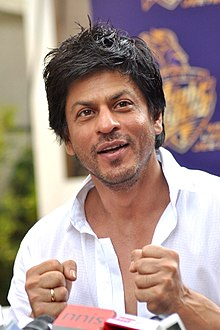
#> input picture training-data/s1/1.jpg, 220 x 330 px; its folder holds only this picture in this run
$ python FaceRecognizer.py
#> lines starting #> are read from the running program, lines starting #| are printed output that depends on the picture

import cv2

import os

import numpy as np

subjects = ["", "Shahrukh Khan", "Salman Khan"]

def detect_face(img):

    gray = cv2.cvtColor(img, cv2.COLOR_BGR2GRAY)

    face_cascade = cv2.CascadeClassifier(
        'C:\\Users\AnujPanveli\PycharmProjects\FaceRecognition\opencv-files\lbpcascade_frontalface.xml')

    faces = face_cascade.detectMultiScale(gray, scaleFactor=1.2, minNeighbors=5);

    if (len(faces) == 0):
        return None, None

    (x, y, w, h) = faces[0]


    return gray[y:y + w, x:x + h], faces[0]


def prepare_training_data(data_folder_path):

#> called with data_folder_path = 'training-data'
    dirs = os.listdir(data_folder_path)

    faces = []

    labels = []

    for dir_name in dirs:

        if not dir_name.startswith("s"):
            continue;

        label = int(dir_name.replace("s", ""))

        subject_dir_path = data_folder_path + "/" + dir_name

        subject_images_names = os.listdir(subject_dir_path)

        for image_name in subject_images_names:


            if image_name.startswith("."):
                continue;

            image_path = subject_dir_path + "/" + image_name

            image = cv2.imread(image_path)
#> image is the input picture: shape (330, 220, 3); mean B, G, R 138, 145.5, 167.6

            cv2.imshow("Training on image...", cv2.resize(image, (400, 500)))
            cv2.waitKey(100)

            face, rect = detect_face(image)
#> in detect_face, `faces = face_cascade.detectMultiScale(gray, scaleFactor=1.2, minNeighb..`: faces = [[56, 70, 98, 98]]
#> in detect_face, `(x, y, w, h) = faces[0]`: x = 56; y = 70; w = 98
#> rect = [56, 70, 98, 98]

            if face is not None:

                faces.append(face)

                labels.append(label)
#> pass 2 of the loop in prepare_training_data, `for dir_name in dirs:`:
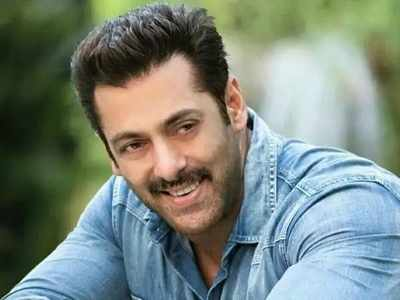
#> input picture training-data/s2/1.jpg, 400 x 300 px
#> in prepare_training_data, image is the input picture: shape (300, 400, 3); mean B, G, R 124.5, 133.5, 121.6
#> in prepare_training_data, `cv2.imshow("Training on image...", cv2.resize(image, (400, 500)))`:
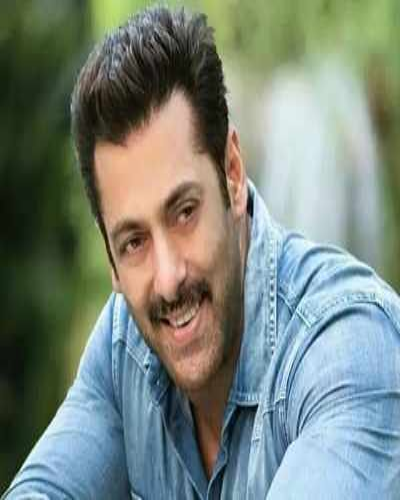
#> window 'Training on image...': shape (500, 400, 3); mean B, G, R 124.4, 133.4, 121.5
#> in detect_face (call 2), `gray = cv2.cvtColor(img, cv2.COLOR_BGR2GRAY)`:
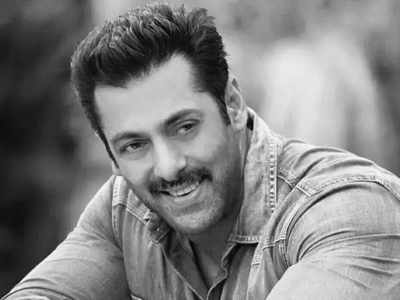
#> gray: shape (300, 400); min 1, max 252, mean 128.9
#> in detect_face (call 2), `faces = face_cascade.detectMultiScale(gray, scaleFactor=1.2, minNeighb..`: faces = ()

    cv2.destroyAllWindows()
    cv2.waitKey(1)
    cv2.destroyAllWindows()

    return faces, labels

print("Preparing data...")
faces, labels = prepare_training_data("training-data")
#> faces = 1 item; labels = [1]
print("Data prepared")

print("Total faces: ", len(faces))
#| Total faces:  1
print("Total labels: ", len(labels))
#| Total labels:  1

face_recognizer = cv2.face.LBPHFaceRecognizer_create()

face_recognizer.train(faces, np.array(labels))

def draw_rectangle(img, rect):
    (x, y, w, h) = rect
    cv2.rectangle(img, (x, y), (x + w, y + h), (0, 255, 0), 2)

def draw_text(img, text, x, y):
    cv2.putText(img, text, (x, y), cv2.FONT_HERSHEY_PLAIN, 1.5, (0, 255, 0), 2)

def predict(test_img):

    img = test_img.copy()

    face, rect = detect_face(img)

    label, confidence = face_recognizer.predict(face)

    label_text = subjects[label]

    draw_rectangle(img, rect)

    draw_text(img, label_text, rect[0], rect[1] - 5)

    return img

print("Predicting images...")

test_img1 = cv2.imread("test-data/test1.jpg")
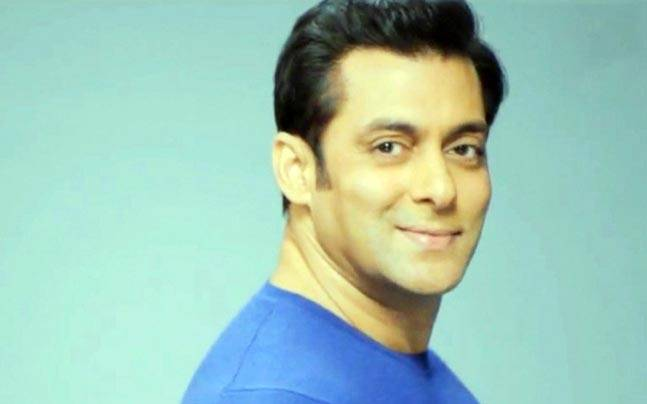
#> input picture test-data/test1.jpg, 647 x 404 px
#> test_img1 is the input picture: shape (404, 647, 3); mean B, G, R 183.5, 197.7, 157.7
test_img2 = cv2.imread("test-data/test2.jpg")
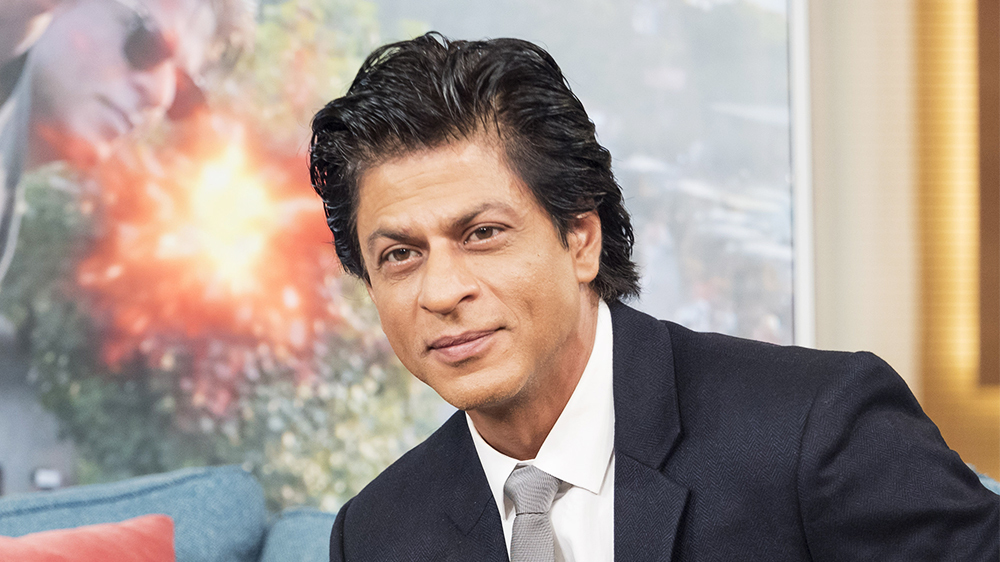
#> input picture test-data/test2.jpg, 1000 x 562 px
#> test_img2 is the input picture: shape (562, 1000, 3); mean B, G, R 138.8, 147, 162.4

predicted_img1 = predict(test_img1)
#> in detect_face (call 3), `gray = cv2.cvtColor(img, cv2.COLOR_BGR2GRAY)`:
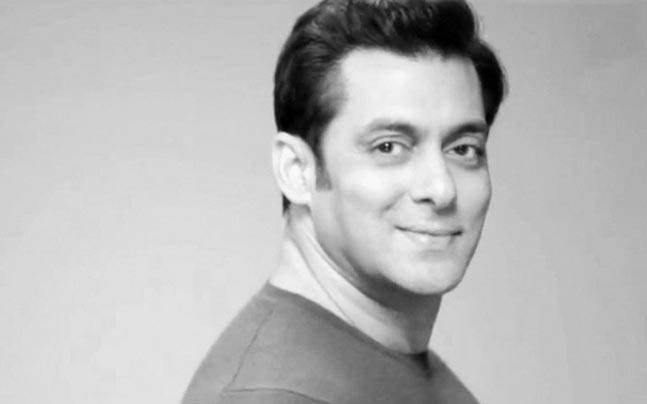
#> gray: shape (404, 647); min 0, max 250, mean 184.1
#> in detect_face (call 3), `faces = face_cascade.detectMultiScale(gray, scaleFactor=1.2, minNeighb..`: faces = [[310, 54, 228, 228]]
#> in detect_face (call 3), `(x, y, w, h) = faces[0]`: x = 310; y = 54; w = 228
#> in predict, `face, rect = detect_face(img)`:
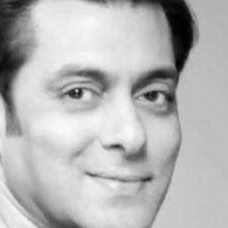
#> face: shape (228, 228); min 0, max 249, mean 183
#> in predict, `face, rect = detect_face(img)`: rect = [310, 54, 228, 228]
#> in predict, `label, confidence = face_recognizer.predict(face)`: label = 1; confidence = 116.6
#> in predict, `label_text = subjects[label]`: label_text = 'Shahrukh Khan'
#> in draw_rectangle, `(x, y, w, h) = rect`: x = 310; y = 54; w = 228
predicted_img2 = predict(test_img2)
#> in detect_face (call 4), `gray = cv2.cvtColor(img, cv2.COLOR_BGR2GRAY)`:
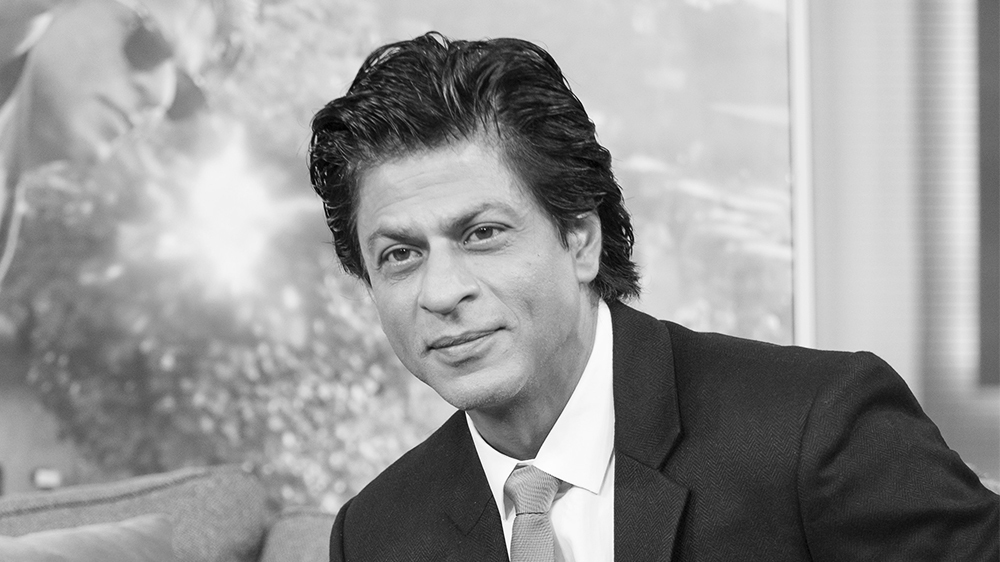
#> gray: shape (562, 1000); min 0, max 255, mean 150.7
#> in detect_face (call 4), `faces = face_cascade.detectMultiScale(gray, scaleFactor=1.2, minNeighb..`: faces = [[308, 144, 265, 265]]
#> in detect_face (call 4), `(x, y, w, h) = faces[0]`: x = 308; y = 144; w = 265
#> in predict (call 2), `face, rect = detect_face(img)`:
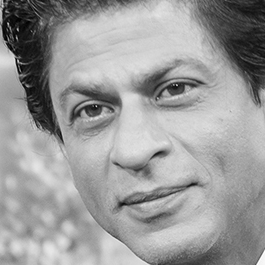
#> face: shape (265, 265); min 0, max 255, mean 154.8
#> in predict (call 2), `face, rect = detect_face(img)`: rect = [308, 144, 265, 265]
#> in predict (call 2), `label, confidence = face_recognizer.predict(face)`: confidence = 83.25
print("Prediction complete")

cv2.imshow(subjects[1], cv2.resize(predicted_img1, (400, 500)))
cv2.imshow(subjects[2], cv2.resize(predicted_img2, (400, 500)))
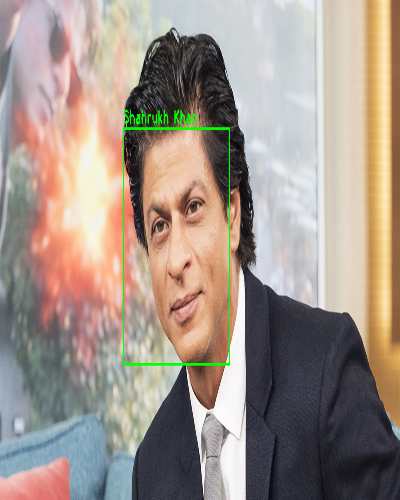
#> window 'Salman Khan': shape (500, 400, 3); mean B, G, R 138, 147.9, 161.3
cv2.waitKey(0)
cv2.destroyAllWindows()
cv2.waitKey(1)
cv2.destroyAllWindows()
